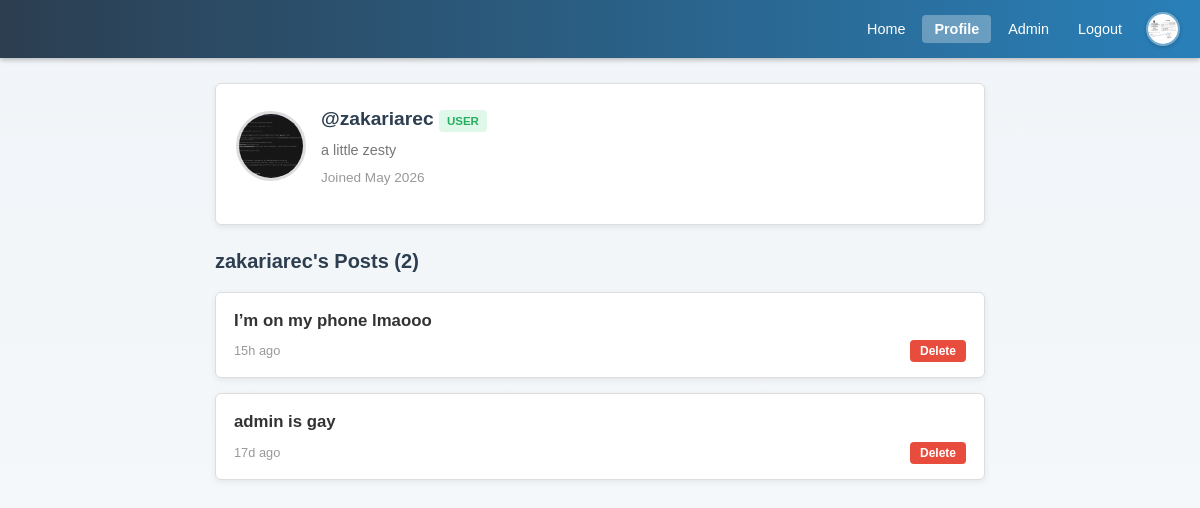
The app's page /profile.php?id=2 (signed in) with its own data.
### tables this page shows
CREATE TABLE users (
                id         INTEGER PRIMARY KEY AUTOINCREMENT,
                username   TEXT NOT NULL UNIQUE,
                email      TEXT NOT NULL UNIQUE,
                password   TEXT NOT NULL,
                role       TEXT NOT NULL DEFAULT 'user',
                bio        TEXT DEFAULT '',
                avatar     TEXT DEFAULT '',
                created_at TEXT DEFAULT (datetime('now'))
            );

CREATE TABLE posts (
                id         INTEGER PRIMARY KEY AUTOINCREMENT,
                user_id    INTEGER NOT NULL,
                title      TEXT NOT NULL,
                content    TEXT NOT NULL,
                image      TEXT DEFAULT '',
                created_at TEXT DEFAULT (datetime('now')),
                FOREIGN KEY (user_id) REFERENCES users(id) ON DELETE CASCADE
            );

### profile.php (the view, shortened to what this page needs)
<?php
require 'config.php';
requireLogin();
$me      = currentUser();
$userObj = new User();
$postObj = new Post();
$error   = '';
$viewId       = isset($_GET['id']) ? (int)$_GET['id'] : (int)$me['id'];
$isOwnProfile = ($viewId === (int)$me['id']);
if ($isOwnProfile) {
    if ($_SERVER['REQUEST_METHOD'] === 'POST') {
        $bio    = substr(trim($_POST['bio'] ?? ''), 0, 200);
        $avatar = $me['avatar'] ?? '';
        if (!empty($_FILES['avatar']['name'])) {
            try {
                $avatar = $postObj->upload($_FILES['avatar']);
            } catch (Exception $e) {
                $error = $e->getMessage();
            }
        }
        if (!$error) {
            $userObj->update((int)$me['id'], $bio, $avatar);
            $success = 'Profile saved!';
            $me      = $userObj->getById((int)$me['id']);
        }
    }
    $subject = $me;
    $posts   = $postObj->getByUser((int)$me['id']);
} else {
    $subject = $userObj->getById($viewId);
    $posts = $postObj->getByUser($viewId);
}
?>
<!DOCTYPE html>
<html lang="en">
<head>
    <link rel="stylesheet" href="style.css">
</head>
<body>
<?= nav() ?>
<main class="container">
    <section class="profile-card">
        <header class="profile-header">
            <?php if ($subject['avatar']): ?>
                <img class="profile-avatar" src="uploads/<?= h($subject['avatar']) ?>" alt="Avatar">
            <?php else: ?>
                <div class="avatar-letter"><?= strtoupper($subject['username'][0]) ?></div>
            <?php endif; ?>
            <section class="profile-info">
                <h2>
                    @<?= h($subject['username']) ?>
                    <small class="badge badge-<?= h($subject['role']) ?>"><?= h($subject['role']) ?></small>
                </h2>
                <p class="profile-bio">
                    <?= $subject['bio'] ? h($subject['bio']) : 'This user has no bio' ?>
                </p>
                <p class="text-muted profile-meta">
                    Joined <?= date('M Y', strtotime($subject['created_at'])) ?>
                </p>
            </section>
        </header>
    </section>
    <h2 class="page-title">
        <?php if ($isOwnProfile): ?>
            My Posts (<?= count($posts) ?>)
        <?php else: ?>
            <?= h($subject['username']) ?>'s Posts (<?= count($posts) ?>)
        <?php endif; ?>
    </h2>
    <?php if (empty($posts)): ?>
        <p class="text-muted">
            <?= $isOwnProfile ? "You haven't posted anything" : 'This user has no posts' ?>
        </p>
    <?php else: ?>
        <section class="post-list">
            <?php foreach ($posts as $p): ?>
                <article class="post-card" data-href="post.php?id=<?= $p['id'] ?>" role="link" tabindex="0">
                    <section class="post-card-body">
                        <h3 class="post-card-title"><?= h($p['title']) ?></h3>
                        <footer class="post-meta">
                            <time datetime="<?= h($p['created_at']) ?>"><?= timeAgo($p['created_at']) ?></time>
                            <?php if ($isOwnProfile || $me['role'] === 'admin'): ?>
                                <form method="POST" action="post.php" class="push-right">
                                    <button class="btn btn-danger btn-sm" type="submit"
                                            onclick="return confirm('Delete post?')">Delete</button>
                                </form>
                            <?php endif; ?>
                        </footer>
                    </section>
                </article>
            <?php endforeach; ?>
        </section>
    <?php endif; ?>
</main>
</body>
</html>

### config.php (shortened to what this page needs)
<?php
class Database {
    private static ?PDO $instance = null;
    public static function get(): PDO {
        if (self::$instance === null) {
            self::$instance = new PDO('sqlite:' . DB_PATH);
            self::$instance->setAttribute(PDO::ATTR_ERRMODE, PDO::ERRMODE_EXCEPTION);
            self::$instance->setAttribute(PDO::ATTR_DEFAULT_FETCH_MODE, PDO::FETCH_ASSOC);
            self::$instance->exec('PRAGMA foreign_keys = ON;');
            self::seed(self::$instance);
        }
        return self::$instance;
    }
    private static function seed(PDO $db): void {
        $db->exec("
            CREATE TABLE IF NOT EXISTS users (
                id         INTEGER PRIMARY KEY AUTOINCREMENT,
                username   TEXT NOT NULL UNIQUE,
                email      TEXT NOT NULL UNIQUE,
                password   TEXT NOT NULL,
                role       TEXT NOT NULL DEFAULT 'user',
                bio        TEXT DEFAULT '',
                avatar     TEXT DEFAULT '',
                created_at TEXT DEFAULT (datetime('now'))
            );
            CREATE TABLE IF NOT EXISTS posts (
                id         INTEGER PRIMARY KEY AUTOINCREMENT,
                user_id    INTEGER NOT NULL,
                title      TEXT NOT NULL,
                content    TEXT NOT NULL,
                image      TEXT DEFAULT '',
                created_at TEXT DEFAULT (datetime('now')),
                FOREIGN KEY (user_id) REFERENCES users(id) ON DELETE CASCADE
            );
            CREATE TABLE IF NOT EXISTS comments (
                id         INTEGER PRIMARY KEY AUTOINCREMENT,
                post_id    INTEGER NOT NULL,
                user_id    INTEGER NOT NULL,
                content    TEXT NOT NULL,
                created_at TEXT DEFAULT (datetime('now')),
                FOREIGN KEY (post_id) REFERENCES posts(id) ON DELETE CASCADE,
                FOREIGN KEY (user_id) REFERENCES users(id) ON DELETE CASCADE
            );
            CREATE TABLE IF NOT EXISTS likes (
                user_id    INTEGER NOT NULL,
                post_id    INTEGER NOT NULL,
                PRIMARY KEY (user_id, post_id),
                FOREIGN KEY (user_id) REFERENCES users(id) ON DELETE CASCADE,
                FOREIGN KEY (post_id) REFERENCES posts(id) ON DELETE CASCADE
            );
        ");
        if ($db->query("SELECT COUNT(*) FROM users")->fetchColumn() == 0) {
            $hash = password_hash('admin123', PASSWORD_DEFAULT);
            $db->exec("INSERT INTO users (username, email, password, role) VALUES ('admin', 'admin@blog.com', '$hash', 'admin')");
        }
    }
}
class User {
    private PDO $db;
    public function __construct() { $this->db = Database::get(); }
    public function getById(int $id): ?array {
        $s = $this->db->prepare("SELECT * FROM users WHERE id=?");
        $s->execute([$id]);
        return $s->fetch() ?: null;
    }
}
class Post {
    private PDO $db;
    public function __construct() { $this->db = Database::get(); }
    public function getByUser(int $userId): array {
        $s = $this->db->prepare("SELECT * FROM posts WHERE user_id=? ORDER BY created_at DESC");
        $s->execute([$userId]);
        return $s->fetchAll();
    }
}
function h(string $s): string { return htmlspecialchars($s, ENT_QUOTES, 'UTF-8'); }
function timeAgo(string $dt): string {
    $d = time() - strtotime($dt);
    if ($d < 86400) return floor($d/3600) . 'h ago';
    return floor($d/86400) . 'd ago';
}
function currentUser(): ?array {
    static $u = null;
    if ($u === null) {
        $obj = new User();
        $u   = $obj->getById((int)$_SESSION['user_id']);
    }
    return $u;
}
function requireLogin(): void {
    if (empty($_SESSION['user_id']) || currentUser() === null) {
        header('Location: login.php'); exit;
    }
}
function nav(): string {
    $me   = currentUser();
    $page = basename($_SERVER['PHP_SELF'], '.php');
    $links = '<li><a href="index.php"' . ($page==='index'?' class="active"':'') . '>Home</a></li>';
    if ($me) {
        $links .= '<li><a href="profile.php"' . ($page==='profile'?' class="active"':'') . '>Profile</a></li>';
        if ($me['role'] === 'admin') $links .= '<li><a href="admin.php"' . ($page==='admin'?' class="active"':'') . '>Admin</a></li>';
        $links .= '<li><a href="logout.php">Logout</a></li>';
    } else {
        $links .= '<li><a href="login.php"' . ($page==='login'?' class="active"':'') . '>Login</a></li>';
    }
    $user = '';
    if ($me) {
        $avatar = !empty($me['avatar'])
            ? '<img class="nav-avatar" src="uploads/' . h($me['avatar']) . '" alt="' . h($me['username']) . ' avatar">'
            : '<span class="nav-avatar nav-avatar-letter" aria-hidden="true">' . strtoupper($me['username'][0] ?? '?') . '</span>';
        $user = '<div class="nav-right"><a class="nav-profile" href="profile.php" aria-label="Open profile">' . $avatar . '</a></div>';
    }
    return '<nav class="navbar"><ul class="nav-links">' . $links . '</ul>' . $user . '</nav>';
}

### style.css (style rules this page uses)
html { width: 100%; min-height: 100%; background: linear-gradient(180deg, var(--page-bg), #f7f9fb); }
:root { --primary: #2980b9; --primary-dark: #2c3e50; --page-bg: hsl(210, 35%, 96%); --card-bg: #ffffff; --text: #333333; --muted: #777777; --border: #dddddd; --soft-shadow: 0 2px 6px rgba(0, 0, 0, 0.08); --primary-glow: rgba(41, 128, 185, 0.35); }
* { margin: 0; padding: 0; box-sizing: border-box; }
body { font-family: Arial, Helvetica, sans-serif; background: linear-gradient(180deg, var(--page-bg), #f7f9fb); color: var(--text); font-size: 16px; line-height: 1.6; min-height: 100vh; min-height: 100dvh; width: 100%; overflow-x: hidden; }
a { color: var(--primary); text-decoration: none; }
img { max-width: 100%; display: block; }
.navbar { background: linear-gradient(to right, var(--primary-dark), var(--primary)); padding: 12px 20px; display: flex; justify-content: flex-end; align-items: center; box-shadow: 0 2px 5px rgba(0, 0, 0, 0.25); min-height: 50px; width: 100%; position: sticky; top: 0; z-index: 20; }
.nav-links { display: flex; align-items: center; gap: 5px; list-style: none; margin-left: auto; flex-wrap: wrap; }
.nav-right { margin-left: 12px; display: flex; align-items: center; }
.nav-links a { color: #ffffff; padding: 6px 12px; border-radius: 4px; font-size: 0.9rem; text-decoration: none; transition: background-color 0.2s ease; }
.nav-links a.active { background-color: rgba(255, 255, 255, 0.3); font-weight: bold; }
.nav-profile { display: inline-flex; align-items: center; justify-content: center; width: 34px; height: 34px; border-radius: 50%; overflow: hidden; border: 2px solid rgba(255, 255, 255, 0.35); box-shadow: 0 1px 4px rgba(0, 0, 0, 0.2); }
.nav-avatar { width: 100%; height: 100%; object-fit: cover; display: block; }
.container { max-width: 800px; margin: 0 auto; padding: 25px 15px; }
.page-title { font-size: 1.25rem; font-weight: bold; color: var(--primary-dark); margin-bottom: 15px; }
.card, .compose-box, .post-full, .profile-card, .stat-box, .comment { background: var(--card-bg); border: 1px solid var(--border); border-radius: 6px; }
.card, .compose-box, .post-full, .profile-card, .stat-box { box-shadow: var(--soft-shadow); }
.btn { display: inline-block; padding: 8px 16px; border: none; border-radius: 4px; font-size: 14px; font-weight: bold; cursor: pointer; text-decoration: none; transition: background-color 0.2s ease, transform 0.15s ease; }
.btn-danger { background-color: #e74c3c; color: #ffffff; }
.btn-sm { padding: 4px 10px; font-size: 12px; }
.post-list { display: flex; flex-direction: column; gap: 15px; }
.post-card { background: var(--card-bg); border: 1px solid var(--border); border-radius: 6px; overflow: hidden; box-shadow: 0 2px 6px rgba(0, 0, 0, 0.07); transition: transform 0.2s ease, box-shadow 0.2s ease; cursor: pointer; }
.post-card-body { padding: 15px 18px; }
.post-card-title { font-size: 1.05rem; font-weight: bold; margin-bottom: 6px; }
.post-meta { font-size: 0.8rem; color: #999999; display: flex; align-items: center; gap: 10px; flex-wrap: wrap; }
.profile-card { padding: 20px; margin-bottom: 20px; }
.profile-header { display: flex; align-items: center; gap: 15px; margin-bottom: 15px; }
.profile-avatar { width: 70px; height: 70px; border-radius: 50%; object-fit: cover; border: 3px solid #dddddd; }
.profile-info h2 { font-size: 1.2rem; color: var(--primary-dark); margin-bottom: 4px; }
.profile-bio { color: #777777; font-size: 0.9rem; margin-top: 4px; }
.badge { display: inline-block; padding: 2px 8px; border-radius: 4px; font-size: 0.72rem; font-weight: bold; text-transform: uppercase; }
.badge-user { background-color: rgba(46, 204, 113, 0.15); color: #27ae60; }
.push-right { margin-left: auto; }
.profile-meta { margin-top: 5px; font-size: 0.8rem; }
.text-muted { color: #999999; font-size: 0.85rem; }

### records on screen
users: avatar (picture)
users: avatar (picture), username "zakariarec", role "USER", bio "a little zesty", created_at "May 2026"
posts: title "I’m on my phone lmaooo", created_at "15h ago"
posts: title "admin is gay", created_at "17d ago"

### other values on screen
count($posts) "2"
